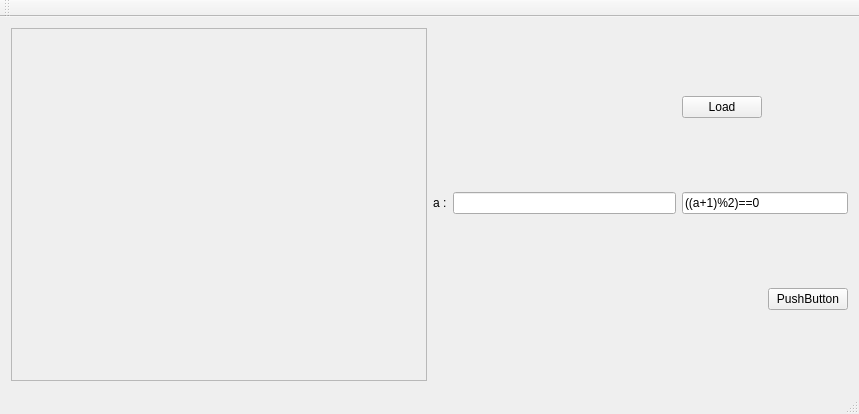
<?xml version="1.0" encoding="UTF-8"?>
<ui version="4.0">
 <class>MainWindow</class>
 <widget class="QMainWindow" name="MainWindow">
  <property name="geometry">
   <rect>
    <x>0</x>
    <y>0</y>
    <width>859</width>
    <height>414</height>
   </rect>
  </property>
  <property name="windowTitle">
   <string>MainWindow</string>
  </property>
  <widget class="QWidget" name="centralWidget">
   <layout class="QHBoxLayout" name="horizontalLayout_2">
    <item>
     <widget class="QScrollArea" name="scrollArea">
      <property name="widgetResizable">
       <bool>true</bool>
      </property>
      <widget class="QWidget" name="scrollAreaWidgetContents">
       <property name="geometry">
        <rect>
         <x>0</x>
         <y>0</y>
         <width>416</width>
         <height>334</height>
        </rect>
       </property>
       <layout class="QVBoxLayout" name="verticalLayout">
        <item>
         <layout class="QVBoxLayout" name="blocksParamsLayout"/>
        </item>
       </layout>
      </widget>
     </widget>
    </item>
    <item>
     <layout class="QGridLayout" name="gridLayout">
      <item row="0" column="1">
       <widget class="QPushButton" name="pushButton">
        <property name="text">
         <string>Load</string>
        </property>
       </widget>
      </item>
      <item row="1" column="0">
       <layout class="QHBoxLayout" name="horizontalLayout">
        <item>
         <widget class="QLabel" name="label">
          <property name="text">
           <string>a :</string>
          </property>
          <property name="buddy">
           <cstring>lineEdit</cstring>
          </property>
         </widget>
        </item>
        <item>
         <widget class="QLineEdit" name="lineEdit"/>
        </item>
       </layout>
      </item>
      <item row="1" column="1" colspan="2">
       <widget class="QLineEdit" name="lineEdit_2">
        <property name="text">
         <string>((a+1)%2)==0</string>
        </property>
       </widget>
      </item>
      <item row="2" column="2">
       <widget class="QPushButton" name="pushButton_2">
        <property name="text">
         <string>PushButton</string>
        </property>
       </widget>
      </item>
     </layout>
    </item>
   </layout>
  </widget>
  <widget class="QMenuBar" name="menuBar">
   <property name="geometry">
    <rect>
     <x>0</x>
     <y>0</y>
     <width>859</width>
     <height>25</height>
    </rect>
   </property>
  </widget>
  <widget class="QToolBar" name="mainToolBar">
   <attribute name="toolBarArea">
    <enum>TopToolBarArea</enum>
   </attribute>
   <attribute name="toolBarBreak">
    <bool>false</bool>
   </attribute>
  </widget>
  <widget class="QStatusBar" name="statusBar"/>
 </widget>
 <layoutdefault spacing="6" margin="11"/>
 <resources/>
 <connections/>
</ui>
